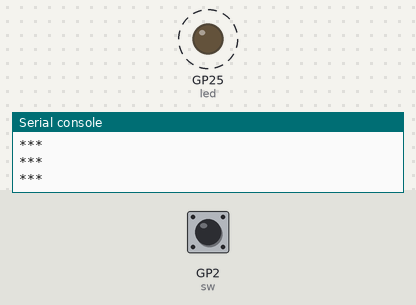
The program below on a simulated Raspberry Pi Pico running MicroPython. Shown: output pins drawn as LEDs (lit = HIGH), the last lines printed to the serial console. Dashed ring = blinking. The test bench sets the inputs (shaded band); at power-on: GP2 (sw) LOW. At 7.1 s the program stops and its outputs stay as they are.

Above: at 1.26 s.
1.3 s: GP2 (sw) pulled HIGH for 0.15 s
At 3.4 s:
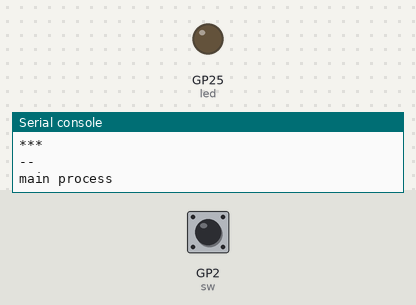
Timing chart, 0 to 4.9 s (numbered marks = the images above; inputs shaded):
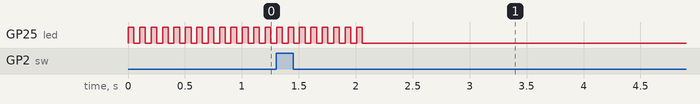

Measured:
- after the input at 1.3 s, GP25 (led): goes on until 2.1 s, then stays LOW
- by itself, GP25 (led): alternates HIGH for 0.05 s and LOW for 0.05 s

The program:

phase.py
```python
from machine import Timer
import re
import time
import global_value as g
from l_chika import l_chika
from machine import Pin
import global_value as g

g.sw = Pin(2, Pin.IN)
g.init = True


tim = Timer()
led = Pin("LED", Pin.OUT)


def pin_change(p):
    while g.init:
        print('pin change', p)
        g.init = False
    g.init = True


class phase_0():
    def __init__(self):
        g.phase = re.sub(r"\D", "", type(self).__name__)
        g.next_phase = g.phase
        g.tim = Timer()
        self.print_phase()
        self.tim_start()

    def print_phase(self):
        print(type(self).__name__)

    def tim_start(self):
        g.tim.init(mode=Timer.PERIODIC, freq=1000, callback=self.callback)

    def callback(self,t):
        l_chika(cycle=1,blink=0.1)
        print('***')
        if g.sw.value():
            g.tim.init()
        if g.next_phase != g.phase:
            try:
                exec(f'next_phase = phase_{g.next_phase}()')
                exec('next_phase.main()')
            except Exception as e:
                print('please set a new phase!')

    def process(self):
        time.sleep(0.1)
        print('--')
        pass

    def main(self):
        self.process()
        pass


class phase_1(phase_0):
    def __init__(self):
        super().__init__()

    def process(self):
        time.sleep(10)


def main():
    g.PHASE = phase_0()
    g.PHASE.main()
    time.sleep(1)
    print('main process')
    time.sleep(1)
    g.next_phase = 1
    time.sleep(3)
    g.next_phase = 0


if __name__ == '__main__':
    main()
```

global_value.py
```python

```

l_chika.py
```python
from time import sleep
from machine import Pin


led = Pin("LED", Pin.OUT)

def l_chika(cycle=1, blink=1, duty=0.5):
    for i in range(cycle):
        led.on()
        sleep((blink * duty)/cycle)
        led.off()
        sleep((blink * (1 - duty))/cycle)
```
